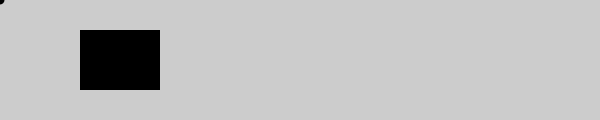
Frame 1 (no input)
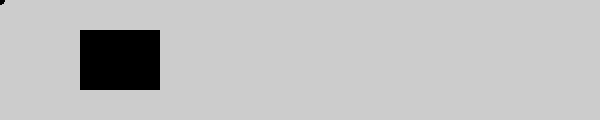
Frame 60 (the mouse pressed at the canvas centre just before this capture)
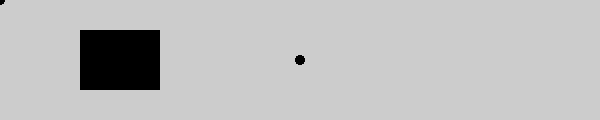
Frame 120 (the mouse held since frame 60 and released just before this capture)

The Processing sketch that drew these frames (run headless with seeded random() and noise(); from frame 60 on, the mouse is pressed at the canvas centre):

// Processing sketch: ex25_mouse_clicks
// ── ex25_mouse_clicks.pde
float r, g, b;

//rectangle button
float x = 80;
float y = 30;
float w = 80;
float h = 60;

void setup() {
  size(600, 120);

  //set the starting color to black
  r = 0;
  g = 0;
  b = 0;
  noStroke();
}

void draw() {
    //set the fill to whatever values are held by r, g, and b
    fill(r, g, b);
      ellipse(mouseX, mouseY, 9, 9);

      //draw the rectangle button over the mouse trail
      rect(x, y, w, h);

      if (mousePressed){
          //if the mouse is over the rectangle
          if ((mouseX > x) && (mouseX < x+w) &&
              (mouseY > y) && (mouseY < y+h)) {

              //set the red, green, and blue variables to a random value
              r = random(0, 255);
              g = random(0, 255);
              b = random(0, 255);

            }

      }

}
